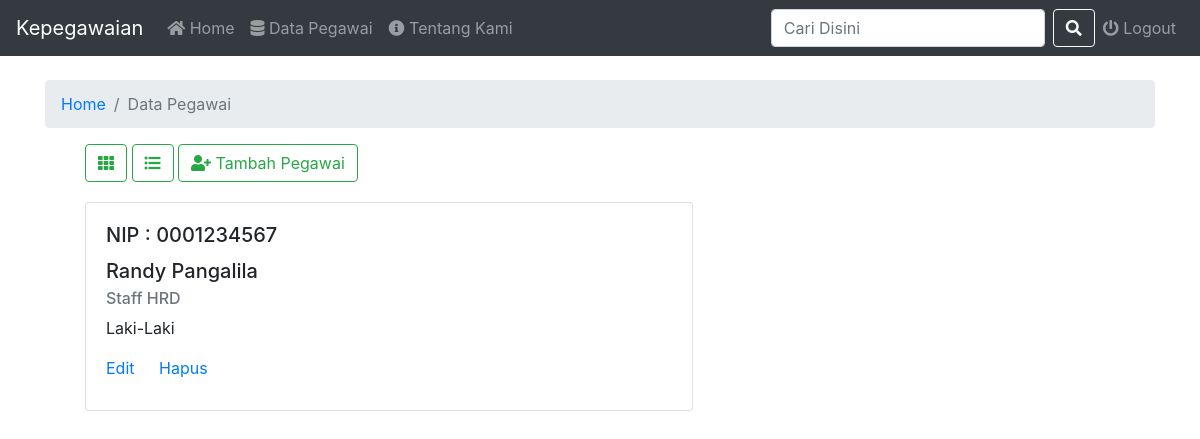
Screenshot of /operator/cari.php?cari=Randy Pangalila (signed in) with the database file from the repository.
### tables this page shows
CREATE TABLE `pegawai` (
  `nip` char(10) NOT NULL,
  `nama` varchar(30) NOT NULL,
  `tanggal_lahir` varchar(25) NOT NULL,
  `j_kelamin` char(9) NOT NULL,
  `alamat` varchar(50) NOT NULL,
  `jabatan` varchar(50) NOT NULL,
  `pendidikan` varchar(50) NOT NULL,
  `p_kerja` varchar(500) NOT NULL,
  `password` varchar(50) NOT NULL,
  `level` varchar(15) NOT NULL
);

### operator/cari.php (the view, shortened to what this page needs)
<!DOCTYPE html>
<html lang="en">
<head>
	<link rel="stylesheet" href="https://maxcdn.bootstrapcdn.com/bootstrap/4.0.0/css/bootstrap.min.css">
	<link rel="stylesheet" href="https://use.fontawesome.com/releases/v5.6.3/css/all.css">
</head>
<body>
	<nav class="navbar navbar-expand-lg navbar-dark bg-dark">
		<a class="navbar-brand" href="./">Kepegawaian</a>
		<div class="collapse navbar-collapse" id="navbarSupportedContent">
			<ul class="navbar-nav mr-auto">
				<li class="nav-item">
					<a class="nav-link" href="./"><i class='fas fa-home'></i> Home <span class="sr-only">(current)</span></a>
				</li>
				<li class="nav-item">
					<a class="nav-link" href="pegawai.php"><i class='fas fa-database'></i> Data Pegawai</a>
				</li>
				<li class="nav-item">
					<a class="nav-link" href="tentang.php"><i class='fas fa-info-circle'></i> Tentang Kami</a>
				</li>
			</ul>
			<form class="form-inline my-2 my-lg-0" action="cari.php">
				<input class="form-control mr-sm-2" type="search"  name="cari" id="cari"  placeholder="Cari Disini" aria-label="Search">
				<button class="btn btn-outline-light my-2 my-sm-0" type="submit"><i class="fas fa-search"></i></button>
			</form>
			<ul class="navbar-nav">
				<li class="nav-item">
					<a class="nav-link" href="../koneksi/logout.php"><i class='fas fa-power-off'></i> Logout</a>
				</li>
			</ul>
		</div>
	</nav>
	<div id="container" class="container">
		<br>
		<nav aria-label="breadcrumb">
			<ol class="breadcrumb">
				<li class="breadcrumb-item"><a href="./">Home</a></li>
				<li class="breadcrumb-item active" aria-current="page">Data Pegawai</li>
			</ol>
		</nav>
		<ul class="list">
		<div class="buttons">
			<button class="btn btn-outline-success my-2 my-sm-0 grid"><i class='fas fa-th grid'></i></button>
			<button class="btn btn-outline-success my-2 my-sm-0 list"><i class='fas fa-list-ul list'></i></button>
			<button type="button" class="btn btn-outline-success" data-toggle="modal" data-target="#exampleModal"><i class='fas fa-user-plus'></i> Tambah Pegawai</button>
		</div>
		<?php
		include "../koneksi/koneksi.php";
			$cari = $_GET['cari'];
			$query = mysqli_query($mysqli, "select * from pegawai where nama like '%$cari%'");
			$count = mysqli_num_rows($query);
			if($count > 0 ){
			while($user_data = mysqli_fetch_array($query)) { ?>
			<li>
				<div class="card">
					<div class="card-body">
						<h5 class='card-title'>NIP : <?php echo $user_data['nip'];?></h5>
						<h5 class='card-title'><?php echo $user_data['nama'];?></h5>
						<h6 class="card-subtitle mb-2 text-muted"><?php echo $user_data['jabatan'];?></h6>
						<p class="card-text"><?php echo $user_data['j_kelamin'];?></p>
						<a href='editPegawai.php?nip=<?php echo $user_data['nip']; ?>' class="card-link">Edit</a>
						<a href='delete.php?nip=<?php echo $user_data['nip']; ?>' class="card-link">Hapus</a>
					</div>
				</div>
			</li>
			<?php
				}
			}else{
				echo "Pencarian <strong>" . $cari . "</strong>Tidak Ditemukan";
			}
		?>
		</ul>
	</div>
</body>
</html>

### operator/cari.php (style rules this page uses)
#container ul { list-style: none; }
#container .buttons { margin-bottom: 20px; }
#container .list li .card { width: 38rem; margin-bottom: 20px; padding-bottom: 10px; }

### rows the page displays
pegawai: nip "0001234567", nama "Randy Pangalila", jabatan "Staff HRD", j_kelamin "Laki-Laki"
